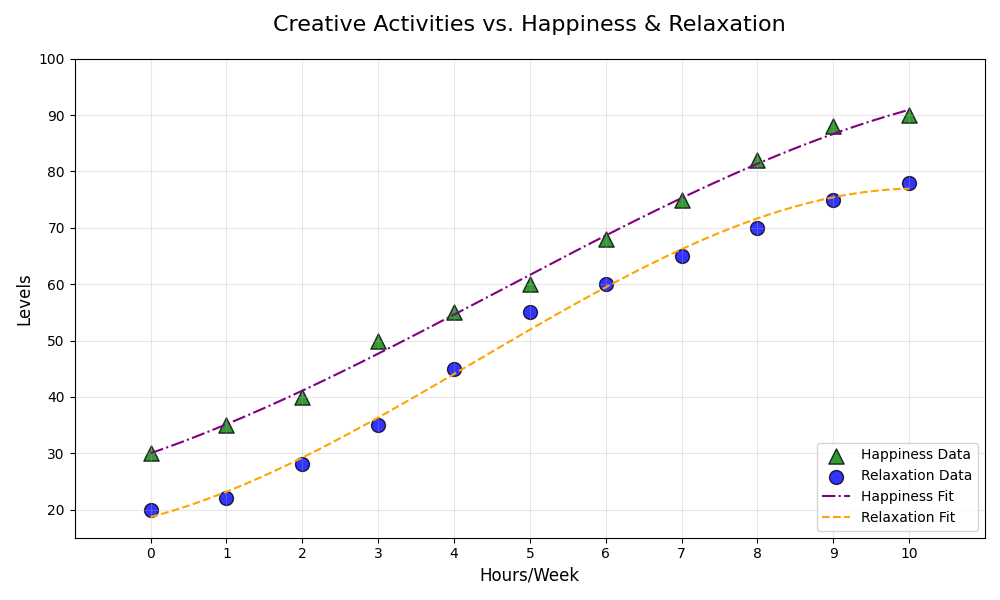

The script that drew this image:
import matplotlib.pyplot as plt
import numpy as np
from scipy.optimize import curve_fit

creative_hours = np.array([0, 1, 2, 3, 4, 5, 6, 7, 8, 9, 10])
happiness_levels = np.array([30, 35, 40, 50, 55, 60, 68, 75, 82, 88, 90])
relaxation_levels = np.array([20, 22, 28, 35, 45, 55, 60, 65, 70, 75, 78])

def cubic_fit(x, a, b, c, d):
    return a * x**3 + b * x**2 + c * x + d

cubic_params_happiness, _ = curve_fit(cubic_fit, creative_hours, happiness_levels)
cubic_params_relaxation, _ = curve_fit(cubic_fit, creative_hours, relaxation_levels)

hours_range = np.linspace(min(creative_hours), max(creative_hours), 300)
happiness_fitting_curve = cubic_fit(hours_range, *cubic_params_happiness)
relaxation_fitting_curve = cubic_fit(hours_range, *cubic_params_relaxation)

plt.figure(figsize=(10, 6))
plt.scatter(creative_hours, happiness_levels, color='green', marker='^', label='Happiness Data', alpha=0.8, edgecolors='k', s=120)
plt.scatter(creative_hours, relaxation_levels, color='blue', marker='o', label='Relaxation Data', alpha=0.8, edgecolors='k', s=100)
plt.plot(hours_range, happiness_fitting_curve, color='purple', linestyle='-.', linewidth=1.5, label='Happiness Fit')
plt.plot(hours_range, relaxation_fitting_curve, color='orange', linestyle='--', linewidth=1.5, label='Relaxation Fit')

plt.title("Creative Activities vs. Happiness & Relaxation", fontsize=16, pad=20)
plt.xlabel("Hours/Week", fontsize=12)
plt.ylabel("Levels", fontsize=12)
plt.legend(loc='lower right')
plt.grid(True, linestyle='-', alpha=0.3)
plt.xlim(min(creative_hours) - 1, max(creative_hours) + 1)
plt.ylim(15, 100)
plt.xticks(np.arange(0, 11, 1))
plt.yticks(np.arange(20, 101, 10))
plt.tight_layout()
plt.show()
